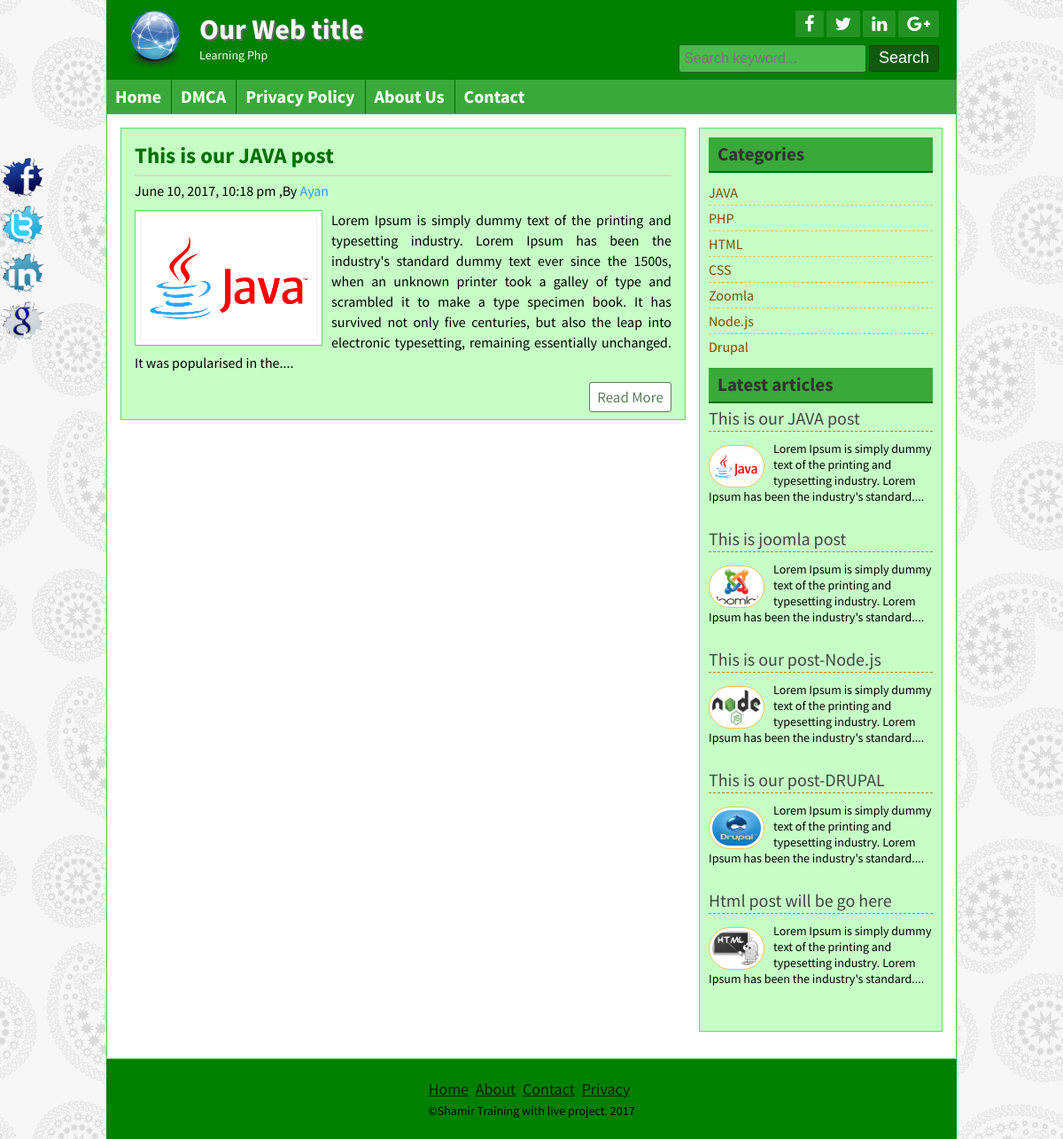
/posts.php?category=1, run on the app's committed database.
### tables this page shows
CREATE TABLE `title_slogan` (
  `id` int(11) NOT NULL,
  `title` varchar(255) NOT NULL,
  `slogan` varchar(255) NOT NULL,
  `logo` varchar(255) NOT NULL
);

CREATE TABLE `tbl_social` (
  `id` int(11) NOT NULL,
  `fb` varchar(255) NOT NULL,
  `tw` varchar(255) NOT NULL,
  `ln` varchar(255) NOT NULL,
  `gp` varchar(255) NOT NULL
);

CREATE TABLE `tbl_page` (
  `id` int(11) NOT NULL,
  `name` varchar(255) NOT NULL,
  `body` text NOT NULL
);

CREATE TABLE `tbl_post` (
  `id` int(11) NOT NULL,
  `cat` int(11) NOT NULL,
  `title` varchar(255) NOT NULL,
  `body` text NOT NULL,
  `image` varchar(255) NOT NULL,
  `author` varchar(50) NOT NULL,
  `tags` varchar(255) NOT NULL,
  `date` timestamp NOT NULL DEFAULT CURRENT_TIMESTAMP,
  `userid` int(11) NOT NULL
);

CREATE TABLE `tbl_category` (
  `id` int(11) NOT NULL,
  `name` varchar(50) NOT NULL
);

CREATE TABLE `tbl_copyright` (
  `id` int(11) NOT NULL,
  `note` varchar(255) NOT NULL
);

### lib/Database.php (called while the page is built, shortened)
<?php
	class Database{
		public $host = DB_HOST;
		public $user = DB_USER;
		public $pass = DB_PASS;
		public $dbname = DB_NAME;
		public $link;
		private function connectDb(){
			$this->link = new mysqli($this->host, $this->user, $this->pass, $this->dbname);
		}
		public function selectDb($query){
			$result = $this->link->query($query) or die($this->link->error.__LINE__);
			if($result->num_rows > 0){
				return $result;
			}else{
				return false;
			}
		}
	}
?>

### helpers/Format.php (called while the page is built, shortened)
<?php
	class Format{
		public function formatdate($data){
			return date("F j, Y, g:i a", strtotime($data));
		}
		public function textShorten($body, $limit = 400){
			$body = $body."";
			$body = substr($body, 0, $limit);
			$body = substr($body, 0, strrpos($body, ' '));
			$body = $body."....";
			return $body;
		}
	}
?>

### posts.php (the view)
<?php
 include 'inc/header.php';
 ?>
 <div class="contentsection contemplete clear">
		<div class="maincontent clear">
<?php
	if (!isset($_GET['category']) || $_GET['category'] == NULL) {
		header("Location: 404.php");
	}else {
		$id = $_GET['category'];
	}
?>
<?php
	$query = "SELECT * FROM tbl_post WHERE cat='$id' LIMIT 3";
	$post = $db->selectDb($query);
	if ($post) {
		while ($result = $post->fetch_assoc()) {
?>
			<div class="samepost clear">
				<h2><a href="post.php?id=<?php echo $result['id']; ?>"><?php echo $result['title']; ?></a></h2>
				<h4><?php echo $fm->formatdate($result['date']); ?> ,By <a href="#"><?php echo $result['author']; ?></a></h4>
				 <a href="#"><img src="admin/<?php echo $result['image']; ?>" alt="post image"/></a>
				<?php echo $fm->textShorten($result['body']); ?>
				<div class="readmore clear">
					<a href="post.php?id=<?php echo $result['id']; ?>">Read More</a>
				</div>
			</div>
<?php } ?>
<?php  } else{ ?>
		<p>No posts Available!!</p>
<?php	}?>
	</div>
<?php
	include 'inc/sidebar.php';
	include 'inc/footer.php';
?>

### inc/header.php (shortened to what this page needs)
<?php
 include 'lib/Database.php';
 include 'helpers/Format.php';
 $db = new Database();
 $fm = new Format();
?>
<!DOCTYPE html>
<html>
<head>
	<?php include 'scripts/css.php'; ?>
</head>
<body>
	<div class="headersection templete clear">
		<a href="#">
			<div class="logo">
		 <?php
	        $query = "SELECT * FROM title_slogan WHERE id='1'";
	        $seltitle = $db->selectDb($query);
	        if ($seltitle) {
            	while ($result = $seltitle->fetch_assoc()) {
   		 ?>
				<img src="admin/<?php echo $result['logo'] ?>" alt="Logo"/>
				<h2><?php echo $result['title'] ?></h2>
				<p><?php echo $result['slogan'] ?></p>
		<?php } } ?>
			</div>
		</a>
		<div class="social clear">
			<div class="icon clear">
		<?php
	        $query = "SELECT * FROM tbl_social WHERE id='1'";
	        $social = $db->selectDb($query);
	        if ($social) {
	            while ($result = $social->fetch_assoc()) {
		?>
				<a href="<?php echo $result['fb']; ?>" target="_blank"><i class="fa fa-facebook"></i></a>
				<a href="<?php echo $result['tw']; ?>" target="_blank"><i class="fa fa-twitter"></i></a>
				<a href="<?php echo $result['ln']; ?>" target="_blank"><i class="fa fa-linkedin"></i></a>
				<a href="<?php echo $result['gp']; ?>" target="_blank"><i class="fa fa-google-plus"></i></a>
		<?php } } ?>
			</div>
			<div class="searchbtn clear">
			<form action="search.php" method="post">
				<input type="text" name="search" placeholder="Search keyword..."/>
				<input type="submit" name="submit" value="Search"/>
			</form>
			</div>
		</div>
	</div>
<div class="navsection templete">
<?php
			$path = $_SERVER['SCRIPT_FILENAME'];
			$currentpage = basename($path, '.php');
?>
	<ul>
		<li><a
		<?php if ($currentpage == 'index') { echo 'id="active"'; } ?>
		href="index.php">Home</a></li>
		<?php
            $query = "SELECT * FROM tbl_page";
            $pages = $db->selectDb($query);
            if ($pages) {
                while ($result = $pages->fetch_assoc()) {
        ?>
            <li><a
				<?php if (isset($_GET['pageid']) && $_GET['pageid'] == $result['id']) {
       				 echo 'id="active"';
       				}
       			?>
            href="page.php?pageid=<?php echo $result['id']; ?>"><?php echo $result['name']; ?></a> </li>
        <?php } } ?>
		<li><a
		<?php if ($currentpage == 'contact') { echo 'id="active"'; } ?>
		href="contact.php">Contact</a></li>
	</ul>
</div>

### inc/sidebar.php
<div class="sidebar clear">
			<div class="samesidebar clear">
				<h2>Categories</h2>
					<ul>
					<?php
						$query = "SELECT * FROM tbl_category ";
						$post = $db->selectDb($query);
						if ($post) {
							while ($result = $post->fetch_assoc()) {
					?>
						<li><a href="posts.php?category=<?php echo $result['id']; ?>"><?php echo $result['name']; ?></a></li>
					<?php } } else{ ?>
						<li><p>No Category Available</p></li>
					<?php  } ?>
					</ul>
			</div>
			<div class="samesidebar clear">
				<h2>Latest articles</h2>
				<?php
					$query = "SELECT * FROM tbl_post LIMIT 5";
					$post = $db->selectDb($query);
					if ($post) {
						while ($result = $post->fetch_assoc()) {
				?>
					<div class="popular clear">
						<h3><a href="post.php?id=<?php echo $result['id']; ?>"><?php echo $result['title']; ?></a></h3>
						<a href="#"><img src="admin/<?php echo $result['image']; ?>" alt="post image"/></a>
						<?php echo $fm->textShorten($result['body'], 125); ?>
					</div>
<?php } ?>
<?php  } else{
		 echo "No latest articles Found";
	}?>
			</div>
</div>

### inc/footer.php (shortened to what this page needs)
</div>
	<div class="footersection templete clear">
	  <div class="footermenu clear">
		<ul>
			<li><a href="#">Home</a></li>
			<li><a href="#">About</a></li>
			<li><a href="#">Contact</a></li>
			<li><a href="#">Privacy</a></li>
		</ul>
	  </div>
<?php
        $query = "SELECT * FROM tbl_copyright WHERE id='1'";
        $copy = $db->selectDb($query);
        if ($copy) {
            while ($result = $copy->fetch_assoc()) {
?>
	  <p>&copy;<?php echo $result['note']; ?> <?php echo date('Y'); ?></p>
<?php } } ?>
	</div>
	<div class="fixedicon clear">
	<?php
	        $query = "SELECT * FROM tbl_social WHERE id='1'";
	        $social = $db->selectDb($query);
	        if ($social) {
	            while ($result = $social->fetch_assoc()) {
	?>
		<a href="<?php echo $result['fb']; ?>"><img src="images/fb.png" alt="Facebook"/></a>
		<a href="<?php echo $result['tw']; ?>"><img src="images/tw.png" alt="Twitter"/></a>
		<a href="<?php echo $result['ln']; ?>"><img src="images/in.png" alt="LinkedIn"/></a>
		<a href="<?php echo $result['gp']; ?>"><img src="images/gl.png" alt="GooglePlus"/></a>
	<?php } } ?>
	</div>
</body>
</html>

### themes/green.css (style rules this page uses)
.headersection,.footersection { background: #008000 none repeat scroll 0 0; }
.icon a { background: #239323 none repeat scroll 0 0; }
.searchbtn input[type="text"] { background: #4aba4a none repeat scroll 0 0;border: 1px solid #286028; }
.searchbtn input[type="submit"] { border: 1px solid #0a450a; }
input[type="submit"] { background: #105b10 none repeat scroll 0 0;border: 1px solid #0a450a; }
.navsection { background: #39a939 none repeat scroll 0 0; }
.navsection ul li { border-left: 1px solid #007000;border-right: 1px solid #38a838; }
.samepost h2 a { color: #007000; }
.maincontent { background: #C6FFC6 none repeat scroll 0 0;border: 1px solid #66d666; }
.samepost img { border: 1px solid #66d666; }
.contentsection { border: 1px solid #4dbd4d; }
.samesidebar h2 { background: #39A939 none repeat scroll 0 0;border-bottom: 2px solid #007000; }
.sidebar { background: #C6FFC6 none repeat scroll 0 0;border: 1px solid #66d666; }
.footermenu ul li a { color: #002100; }
.readmore a { border: 1px solid #5a7c5a;color: #5a7c5a; }

### data on the page
title_slogan: logo (picture), title "Our Web title", slogan "Learning Php"
tbl_page: name "DMCA"
tbl_page: name "Privacy Policy"
tbl_page: name "About Us"
tbl_post: title "This is our JAVA post", date "June 10, 2017, 10:18 pm", author "Ayan", image (picture), body "Lorem Ipsum is simply dummy text of the printing and typesetting industry. Lorem Ipsum has been the industry's standard dummy text ever since the 1500s, when an unknown printer took a galley of type and scrambled it to make a type specimen book. It has survived not only five centuries, but also the leap into electronic typesetting, remaining essentially unchanged. It was popularised in the....", body "Lorem Ipsum is simply dummy text of the printing and typesetting industry. Lorem Ipsum has been the industry's standard...."
tbl_category: name "JAVA"
tbl_category: name "PHP"
tbl_category: name "HTML"
tbl_category: name "CSS"
tbl_category: name "Zoomla"
tbl_category: name "Node.js"
tbl_category: name "Drupal"
tbl_post: title "This is joomla post", image (picture), body "Lorem Ipsum is simply dummy text of the printing and typesetting industry. Lorem Ipsum has been the industry's standard...."
tbl_post: title "This is our post-Node.js", image (picture), body "Lorem Ipsum is simply dummy text of the printing and typesetting industry. Lorem Ipsum has been the industry's standard...."
tbl_post: title "This is our post-DRUPAL", image (picture), body "Lorem Ipsum is simply dummy text of the printing and typesetting industry. Lorem Ipsum has been the industry's standard...."
tbl_post: title "Html post will be go here", image (picture), body "Lorem Ipsum is simply dummy text of the printing and typesetting industry. Lorem Ipsum has been the industry's standard...."
tbl_copyright: note "Shamir Training with live project."
